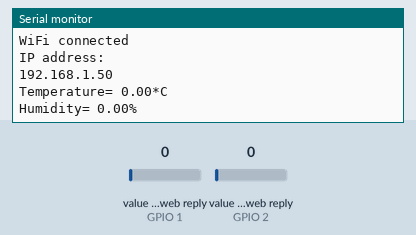
Simulated run of this sketch. Board: ESP8266 (NodeMCU). On the bench: the last lines printed to the serial monitor. The inputs (shaded band) are chosen by the test bench; at power-on: value in the web reply (sensors on GPIO 1, GPIO 2) 0. WiFi joins after 1.5 s; servers stay silent unless stated; web services answer with replies made up by the test bench.

Above: at 2.7 s.
2.8 s: value in the web reply (sensor on GPIO 1) set to 2
At 7.61 s:
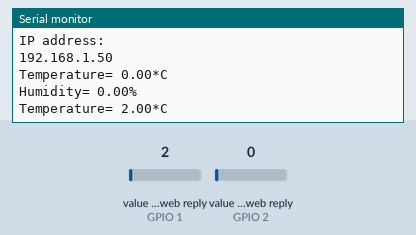
9.2 s: value in the web reply (sensor on GPIO 2) set to 2
At 13.7 s:
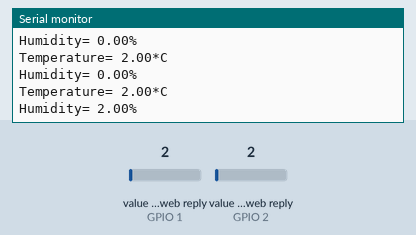
15.6 s: value in the web reply (sensor on GPIO 1) set to 25
At 20.3 s:
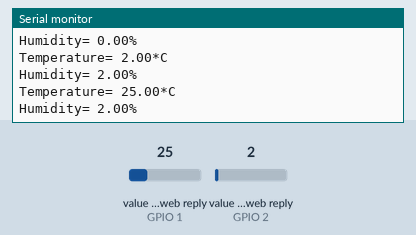
22.0 s: value in the web reply (sensor on GPIO 2) set to 25
At 25.8 s:
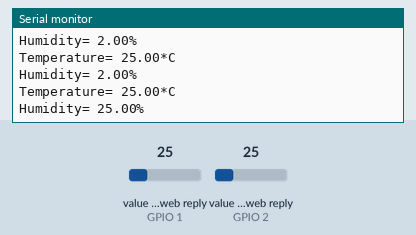
Timing chart, 0 to 27.3 s (numbered marks = the images above; inputs shaded):
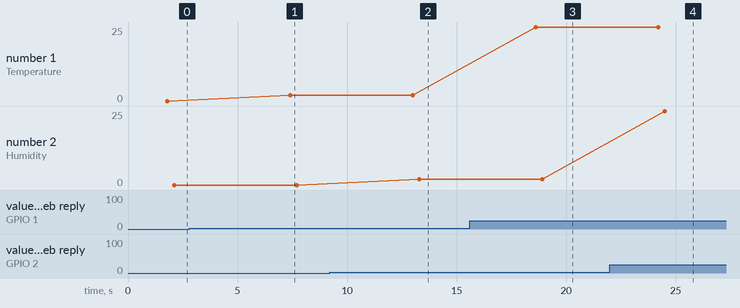

Measured:
- after the input at 2.8 s, the serial monitor: prints a new line after 4.6 s (image 1)
- after the input at 9.2 s, the serial monitor: prints a new line after 4.1 s (image 2)
- after the input at 15.6 s, the serial monitor: prints a new line after 3.0 s (image 3)
- after the input at 22.0 s, the serial monitor: prints a new line after 2.5 s (image 4)
- plotted number 1: 0 → 2 after the input at 2.8 s, 2 → 25 after the input at 15.6 s

The sketch:

thingspeak_read.ino
```cpp
#include <ESP8266WiFi.h>
#include "ThingSpeak.h"


const char* ssid     = "Rachit";
const char* password = "aaaaaaaa";

unsigned long myChannelNumber = 518154;
const char * myReadAPIKey = "8E4YHZ98YA8VODNL";


WiFiClient WiFiclient;

void setup(){
  Serial.begin(115200);
  Serial.print("Connecting to ");
  Serial.println(ssid);
  WiFi.begin(ssid, password);
  while (WiFi.status() != WL_CONNECTED) {
    delay(500);
    Serial.print(".");
  }
  Serial.println("");
  Serial.println("WiFi connected");
  Serial.println("IP address: ");
  Serial.println(WiFi.localIP());
  ThingSpeak.begin(WiFiclient);
}

void loop(){
  String temp;
  String humidity;
  temp = ThingSpeak.readFloatField(myChannelNumber, 1, myReadAPIKey);
  Serial.println("Temperature= " + temp + "*C");
  humidity = ThingSpeak.readFloatField(myChannelNumber, 2, myReadAPIKey);
  Serial.println("Humidity= " + humidity + "%");
  delay(5000);
}
```
